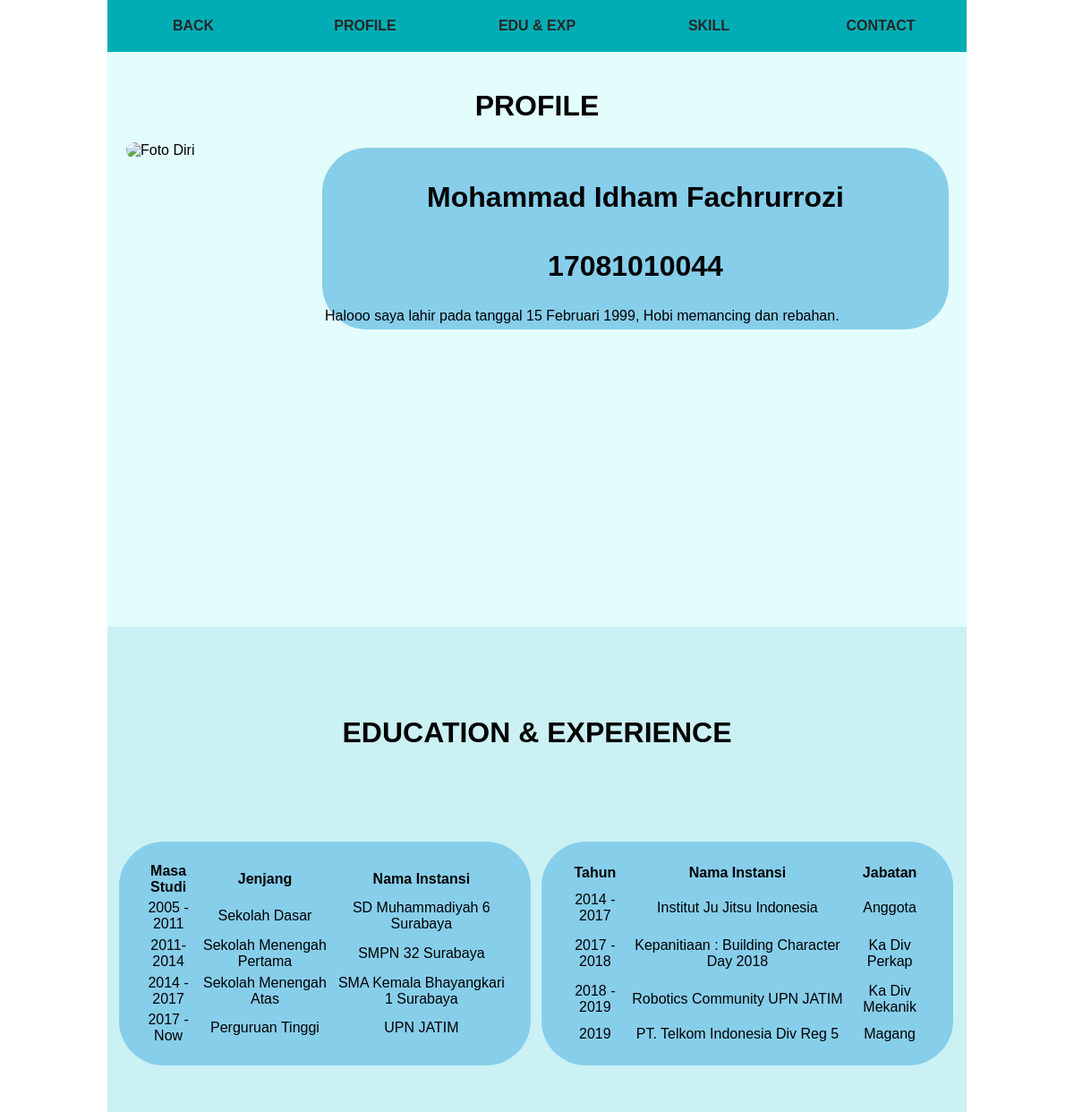
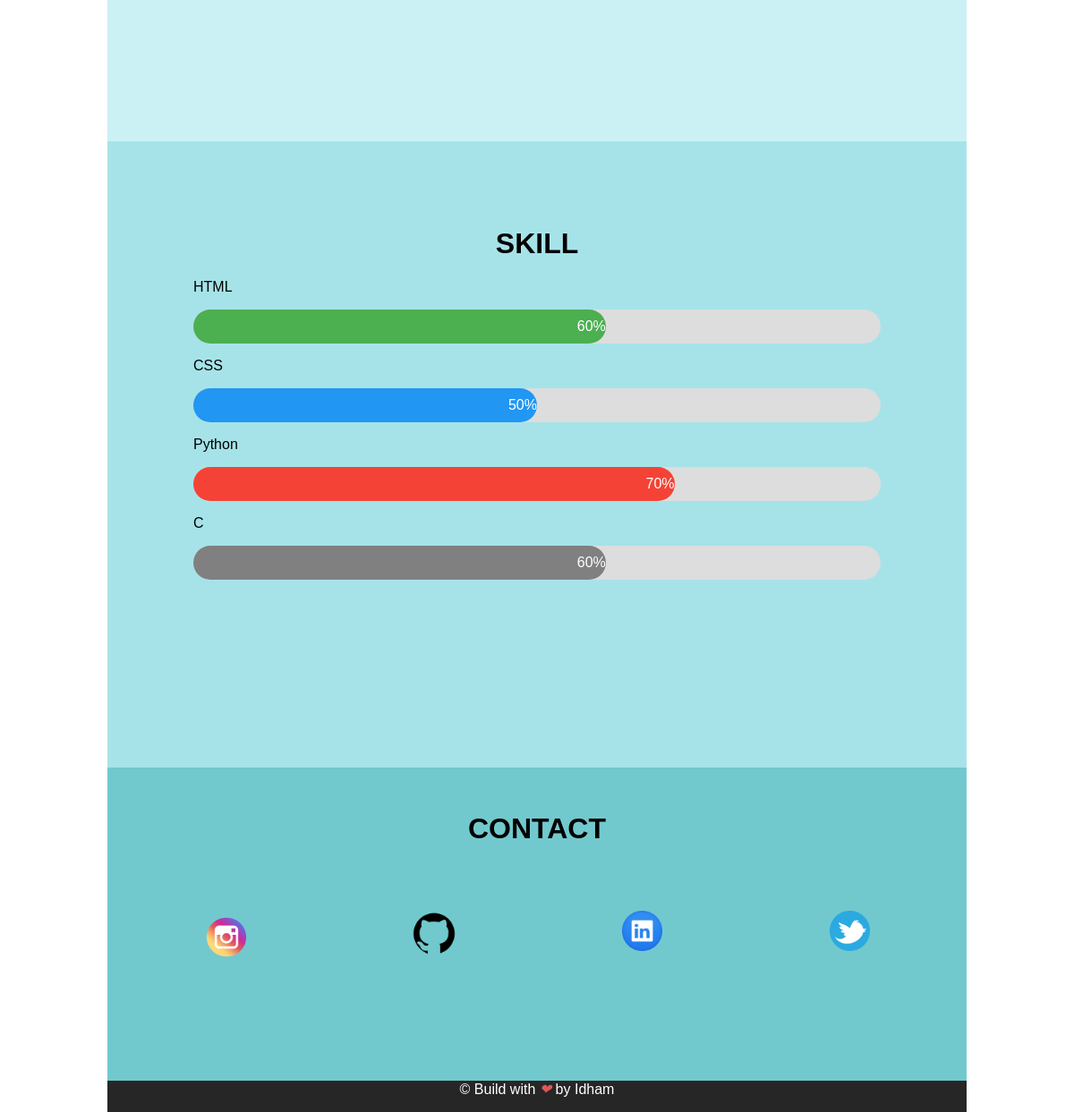
Screenshot of /view.php?npm=17081010044 with the database file from the repository (2 pictures, top to bottom).
### tables this page shows
CREATE TABLE `biodata` (
  `npm` varchar(13) NOT NULL,
  `desc_diri` varchar(256) NOT NULL,
  `sd` varchar(50) NOT NULL,
  `smp` varchar(50) NOT NULL,
  `sma` varchar(50) NOT NULL,
  `univ` varchar(50) NOT NULL,
  `nama` varchar(50) NOT NULL,
  `ig` varchar(50) NOT NULL,
  `github` varchar(50) NOT NULL,
  `linkedin` varchar(50) NOT NULL,
  `twitter` varchar(50) NOT NULL
);

### connection.php (called while the page is built, shortened)
<?php
function connection()
{
    $dbServer = 'localhost';
    $dbUser = 'root';
    $dbPass = '';
    $dbName = "biodb";
    $conn = mysqli_connect($dbServer, $dbUser, $dbPass, $dbName);
    return $conn;
}
?>

### view.php (the view, shortened to what this page needs)
<?php
  include ('connection.php');
  $npm = $desc_diri = $sd = $smp = $sma = $univ = $nama = $ig = $github = $linkedin = $twitter = "";
  if ($_SERVER['REQUEST_METHOD'] == 'GET') {
    if (isset($_GET['npm'])) {
      $npm = $_GET['npm'];
      $query = "SELECT * FROM `biodata` WHERE `npm` = '$npm'";
      $received_data = mysqli_query(connection(), $query);
      $result = mysqli_fetch_array($received_data);
      $npm = $result['npm'];
  		$desc_diri = $result['desc_diri'];
  		$sd = $result['sd'];;
  		$smp = $result['smp'];
  		$sma = $result['sma'];
  		$univ = $result['univ'];
  		$nama = $result['nama'];
  		$ig = $result['ig'];
  		$github = $result['github'];
  		$linkedin = $result['linkedin'];
  		$twitter = $result['twitter'];
    }
  }
?>
<!DOCTYPE html>
<html lang="en" dir="ltr">
  <head>
    <link rel="stylesheet" href="styles/css/mystyle.css">
    <link rel="stylesheet" href="styles/css/960_12_col.css">
  </head>
  <body>
    <div class="container_12">
      <nav class="container_12">
        <ul>
          <center> <li><a href="index.php">Back</a></li> </center>
          <center> <li><a href="#section1">Profile</a></li> </center>
          <center> <li><a href="#section2">Edu & Exp</a></li> </center>
          <center> <li><a href="#section3">Skill</a></li> </center>
          <center> <li><a href="#section4">Contact</a></li> </center>
        </ul>
      </nav>
      <div id="section1" class="grid_12 alpha omega">
        <h1 class="h1p">Profile</h1>
        <div class="grid_12 alpha omega">
          <div class="grid_3">
            <img class="fotodiri" src="img\Picture1.jpg" alt="Foto Diri" width="200px" align="left">
          </div>
            <div class="profilediri grid_9 alpha omega">
              <table>
              <?php
                if (isset($nama)) { ?>
                  <h1 class="nama"><br> <?php echo $nama; ?> </h1>
                  <br><h1 class="npm"> <?php echo $npm; ?> </h1>
                  <tr class="profileteks">
                  <td>
                    <?php echo $desc_diri; ?>
                  </td>
                 </tr>
               <?php } ?>
              </table>
            </div>
        </div>
      </div>
      <div id="section2" class="grid_12 alpha omega">
        <h1 class="h1pe">Education & Experience</h1>
          <div>
              <table width="100%" align="center">
                <tr>
                  <td class="pendidikan grid_6">
                    <table class="kontenpendidikan">
                      <tr class="h1pe12">
                        <td><strong>Masa Studi</strong></td>
                        <td><strong>Jenjang</strong></td>
                        <td><strong>Nama Instansi</strong></td>
                      </tr>
                      <tr class="h1pe12">
                        <td> 2005 - 2011 </td>
                        <td> Sekolah Dasar </td>
                        <td> <?php echo $sd; ?> </td>
                      </tr>
                          <tr class="h1pe12">
                            <td> 2011- 2014 </td>
                            <td> Sekolah Menengah Pertama </td>
                            <td>  <?php echo $smp; ?>  </td>
                          </tr>
                          <tr class="h1pe12">
                            <td> 2014 - 2017 </td>
                            <td> Sekolah Menengah Atas </td>
                            <td>  <?php echo $sma; ?>  </td>
                          </tr>
                          <tr class="h1pe12">
                            <td> 2017 - Now </td>
                            <td> Perguruan Tinggi </td>
                            <td>  <?php echo $univ; ?>  </td>
                          </tr>
                    </table>
                  </td>
                  <td class="organisasi grid_6 alpha omega">
                    <table class="kontenorganisasi">
                        <tr class="h1pe12">
                          <td><strong>Tahun</strong></td>
                          <td><strong>Nama Instansi</strong></td>
                          <td><strong>Jabatan</strong></td>
                        </tr>
                        <tr class="h1pe12">
                          <td>2014 - 2017</td>
                          <td>Institut Ju Jitsu Indonesia</td>
                          <td>Anggota</td>
                        </tr>
                        <tr class="h1pe12">
                          <td>2017 - 2018</td>
                          <td>Kepanitiaan : Building Character Day 2018</td>
                          <td>Ka Div Perkap</td>
                        </tr>
                        <tr class="h1pe12">
                          <td>2018 - 2019</td>
                          <td>Robotics Community UPN JATIM</td>
                          <td>Ka Div Mekanik</td>
                        </tr>
                        <tr class="h1pe12">
                          <td>2019</td>
                          <td>PT. Telkom Indonesia Div Reg 5</td>
                          <td>Magang</td>
                        </tr>
                    </table>
                  </td>
                </tr>
              </table>
          </div>
      </div>
      <div id="section3" class="grid_12 alpha omega">
        <h1 class="h1s">Skill</h1>
        <div class="container">
          <p class="kataskill">HTML</p>
          <div class="container-skill">
            <div class="skills html">60%</div>
          </div>
          <p class="kataskill">CSS</p>
          <div class="container-skill">
            <div class="skills css">50%</div>
          </div>
          <p class="kataskill">Python</p>
          <div class="container-skill">
            <div class="skills python">70%</div>
          </div>
          <p class="kataskill">C</p>
          <div class="container-skill">
            <div class="skills php">60%</div>
          </div>
        </div>
      </div>
      <div id="section4" class="grid_12 alpha omega">
        <h1 class="h1c">Contact</h1>
          <table class="grid_12">
            <tr align="center">
              <td class="ig grid_3">
                <a href="https://www.instagram.com/<?php echo $ig; ?>/">
                  <img src="img\ig.png" alt="Instagram" width="33%">
                </a>
              </td>
              <td class="github grid_3 alpha">
                <a href="https://github.com/<?php echo $github; ?>/">
                  <img src="img\github.png" alt="" width="28%">
                </a>
              </td>
              <td class="in grid_3 alpha omega">
                <a href="https://www.linkedin.com/in/<?php echo $linkedin; ?>/">
                  <img src="img\in.png" alt="" width="25%">
                </a>
              </td>
              <td class="twitter grid_3 omega">
                <a href="https://twitter.com/<?php echo $twitter; ?>/">
                  <img src="img\twitter.png" alt="" width="25%">
                </a>
              </td>
            </tr>
          </table>
      </div>
      <footer>
        <div class="copyright container_12">
          <p>&copy Build with <i class="heart">❤</i> by Idham </p>
        </div>
      </footer>
    </div>
  </body>
</html>

### styles/css/mystyle.css (style rules this page uses)
html { scroll-behavior: smooth; }
body { margin: 0; padding: 0; font-family: Arial; }
nav { width: 100%; background: #00adb5; overflow: hidden; position: fixed; top: 0; }
ul { padding: 0; margin: 0; list-style: none; }
li { float: left; width: 20%; }
li a { display: block; color: #262626; }
a { padding: 20px; display: block; text-decoration: none; color: #fff; text-transform: uppercase; font-weight: bold; vertical-align: middle; }
.nama { text-align: center; margin: 0px; }
.npm { text-align: center; }
#section1 { height: 700px; background: #e3fdfd; display: inline-block; width: 100%; }
#section2 { height: 700px; background: #cbf1f5; display: inline-block; width: 100%; }
#section3 { height: 700px; background: #a6e3e9; display: inline-block; width: 100%; }
#section4 { height: 350px; background: #71c9ce; display: inline-block; width: 100%; }
.h1p { margin: auto; margin-top: 100px; text-align: center; text-transform: uppercase; font-weight: bold; }
.h1pe { margin: 100px; text-align: center; padding: 0; text-transform: uppercase; font-weight: bold; }
.h1pe12 { text-align: center; }
.pendidikan { width: 100%; }
.organisasi { width: 100%; }
.kontenpendidikan { padding: 20px; width: 100%; height: 250px; background-color: skyblue; border-radius: 50px; }
.kontenorganisasi { padding: 20px; width: 100%; height: 250px; background-color: skyblue; border-radius: 50px; }
.h1s { margin-top: 10%; text-align: center; padding: 0; text-transform: uppercase; font-weight: bold; }
.h1c { margin: 50px; text-align: center; padding: 0; text-transform: uppercase; font-weight: bold; }
.fotodiri { margin-left: 5%; border-radius: 50px; margin-top: 10%; }
.profilediri { margin-top: 3%; width: 100%; height: 45%; background-color: skyblue; border-radius: 50px; }
.profileteks { text-align: center; vertical-align: 50%; line-height: 25px; }
.copyright { position: static; bottom: 0; width: 100%; background-color: #262626; color: white; text-align: center; }
.heart { color: #e25555; }
.ig { width: 100%; border-radius: 50px; }
.github { width: 100%; border-radius: 50px; }
.in { width: 100%; border-radius: 50px; }
.twitter { width: 100%; border-radius: 50px; }
.container { width: 100%; }
.kataskill { margin-left: 10%; }
.container-skill { width: 80%; background-color: #ddd; margin-left: 10%; border-radius: 50px; }
.skills { text-align: right; padding-top: 10px; padding-bottom: 10px; color: white; border-radius: 50px; }
.html { width: 60%; background-color: #4CAF50; border-radius: 50px; animation: html 10s ease-in-out forwards; }
.css { width: 50%; background-color: #2196F3; border-radius: 50px; animation: css 10s ease-in-out forwards; }
.python { width: 70%; background-color: #f44336; border-radius: 50px; animation: python 10s ease-in-out forwards; }
.php { width: 60%; background-color: #808080; border-radius: 50px; animation: c 10s ease-in-out forwards; }

### styles/css/960_12_col.css (style rules this page uses)
body { min-width: 960px; }
.container_12 { margin-left: auto; margin-right: auto; width: 960px; }
.grid_1, .grid_2, .grid_3, .grid_4, .grid_5, .grid_6, .grid_7, .grid_8, .grid_9, .grid_10, .grid_11, .grid_12 { display: inline; float: left; margin-left: 10px; margin-right: 10px; }
.alpha { margin-left: 0; }
.omega { margin-right: 0; }
.container_12 .grid_3 { width: 220px; }
.container_12 .grid_6 { width: 460px; }
.container_12 .grid_9 { width: 700px; }
.container_12 .grid_12 { width: 940px; }
.clearfix:before, .clearfix:after, .container_12:before, .container_12:after { content: '.'; display: block; overflow: hidden; visibility: hidden; font-size: 0; line-height: 0; width: 0; height: 0; }
.clearfix:after, .container_12:after { clear: both; }
.clearfix, .container_12 { zoom: 1; }

### rows the page displays
biodata: nama "Mohammad Idham Fachrurrozi", npm "17081010044", desc_diri "Halooo saya lahir pada tanggal 15 Februari 1999, Hobi memancing dan rebahan.", sd "SD Muhammadiyah 6 Surabaya", smp "SMPN 32 Surabaya", sma "SMA Kemala Bhayangkari 1 Surabaya", univ "UPN JATIM"
